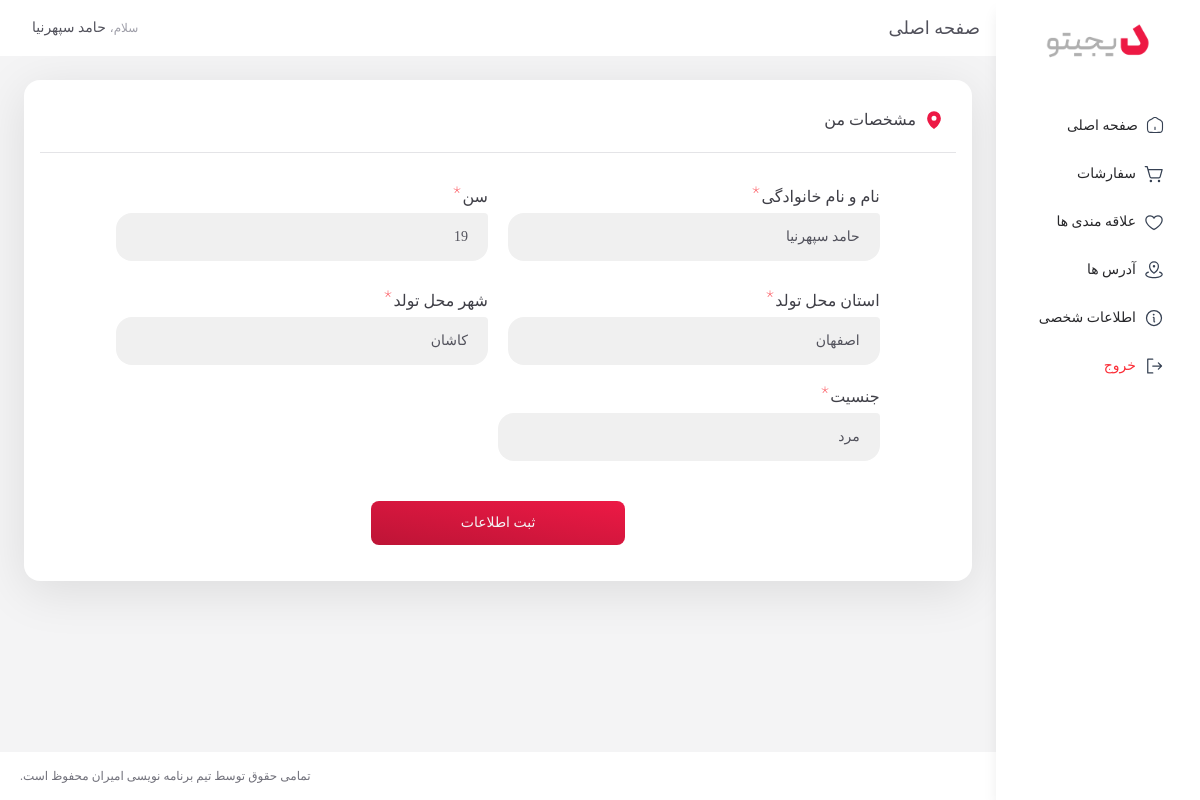
Before: /dashboard/details/ (signed in) with the older database file.
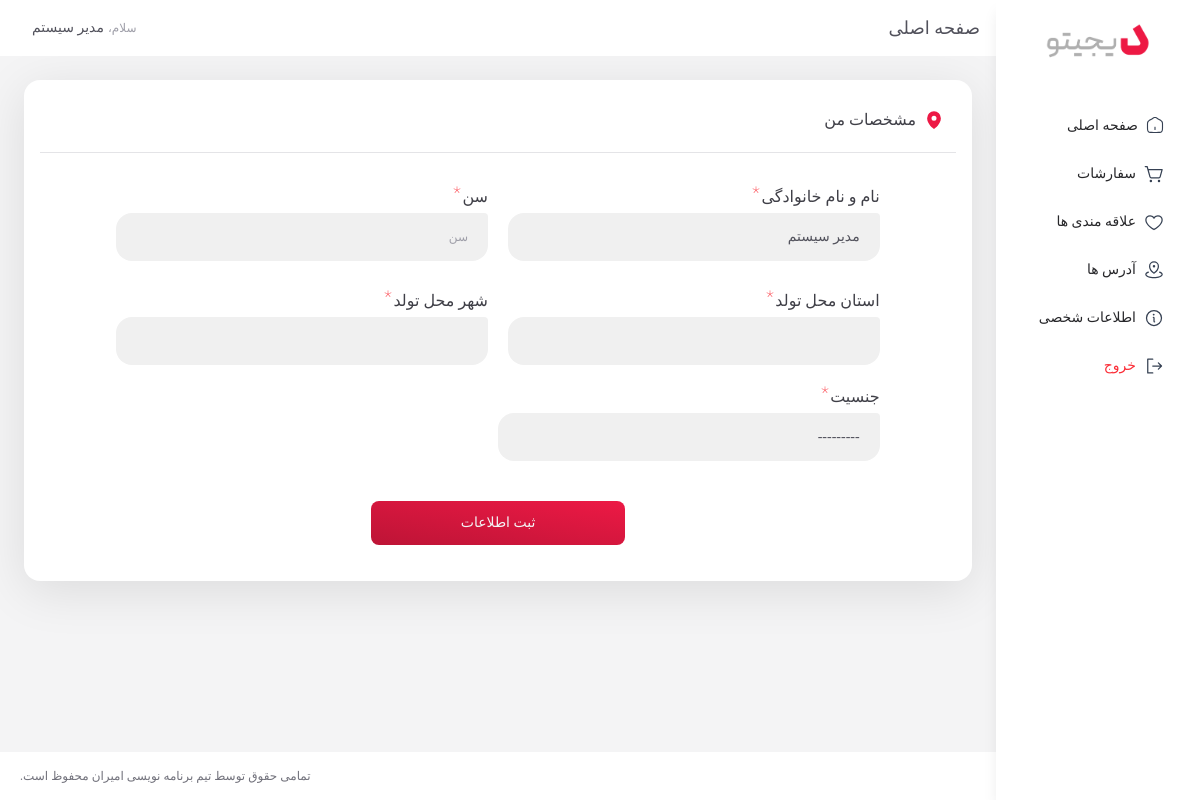
After: the same page with the newer database file.
### accounts/models.py (models this page shows, shortened)
class MyUser(AbstractBaseUser, PermissionsMixin):
    phone = models.CharField(max_length=20, unique=True, verbose_name="شماره تلفن")
    fullname = models.CharField(max_length=255, verbose_name="نام و نام خانوادگی", blank=True)
    age = models.PositiveSmallIntegerField(verbose_name="سن", null=True, blank=True)
    province = models.CharField(max_length=100, verbose_name="استان", blank=True)
    city = models.CharField(max_length=100, verbose_name="شهر", blank=True)
    gender_choices = (
        ('male', "مرد"),
        ('female', "زن")
    )
    gender = models.CharField(choices=gender_choices, null=True, blank=True, max_length=50, verbose_name="جنسیت")
    is_active = models.BooleanField(default=True, verbose_name="فعال است")
    is_admin = models.BooleanField(default=False, verbose_name="مدیر است")
    class Meta:
        verbose_name = "کاربر"
        verbose_name_plural = "کاربران"
        ordering = ['-id']
    objects = MyUserManager()
    USERNAME_FIELD = 'phone'
    REQUIRED_FIELDS = []

### accounts/views.py (the view, shortened to what this page needs)
# urls.py: path('dashboard/details/', views.UserDetailsView.as_view(), name='dashboard-details'),
class UserDetailsView(LoginRequiredMixin, UpdateView):
    model = MyUser
    form_class = CompleteProfileForm
    template_name = "accounts/dashboardDetails.html"
    success_url = reverse_lazy("home_page")
    def get_object(self, queryset=None):
        return self.request.user

### contex_processors/contex_processors.py (called while the page is built, shortened)
def cart_context(request):
    context = {
        'cart_items_count': 0,
        'cart_total_price': 0,
        'cart': None,
    }
    if request.user.is_authenticated:
        try:
            cart = Cart.objects.prefetch_related('items__product__images').get(user=request.user)
            context['cart'] = cart
            context['cart_items_count'] = cart.get_total_items()
            context['cart_total_price'] = cart.get_total_price()
        except Cart.DoesNotExist:
            pass
    return context

def categories_context(request):
    try:
        from products.models import Category
        categories = (
            Category.objects.filter(parent__isnull=True)
            .exclude(slug='')
            .prefetch_related(
                'children__children__children'  # تا سه سطح
            )
            .order_by('name')
        )
        return {'categories': categories}
    except Exception as e:
        import logging
        logging.error(f"Category context error: {e}")
        return {'categories': []}

def contact_info_context(request):
    try:
        from core.models import ContactInfo
        contact_info = ContactInfo.objects.filter(is_active=True).first()
        return {'contact_info': contact_info}
    except Exception:
        return {'contact_info': None}

def footer_context(request):
    try:
        from core.models import FooterLinkGroup, SocialMedia, FooterSettings
        footer_groups = FooterLinkGroup.objects.filter(is_active=True).prefetch_related('links').order_by('order')
        social_media = SocialMedia.objects.filter(is_active=True).order_by('order')
        footer_settings = FooterSettings.objects.filter(is_active=True).first()
        return {
            'footer_groups': footer_groups,
            'social_media': social_media,
            'footer_settings': footer_settings,
        }
    except Exception:
        return {
            'footer_groups': [],
            'social_media': [],
            'footer_settings': None,
        }

### accounts/templates/accounts/dashboardDetails.html (shortened to what this page needs)
{% extends 'accounts/dashboard_base.html' %}
{% load static %}
{% block content %}
    <main class="p-6 flex-1 overflow-y-auto">
        <div class="bg-white rounded-2xl min-h-80 h-auto shadow-custom p-4">
            <div class="px-2 md:px-3 pt-3 pb-5 mb-3 text-zinc-700 text-sm md:text-base flex items-center gap-x-2 border-b border-zinc-200">
                <svg class="fill-primary-500" fill="" height="20" viewbox="0 0 256 256" width="20"
                     xmlns="http://www.w3.org/2000/svg">
                    <path d="M128,16a88.1,88.1,0,0,0-88,88c0,75.3,80,132.17,83.41,134.55a8,8,0,0,0,9.18,0C136,236.17,216,179.3,216,104A88.1,88.1,0,0,0,128,16Zm0,56a32,32,0,1,1-32,32A32,32,0,0,1,128,72Z"></path>
                </svg>
                مشخصات من
            </div>
            <div class="lg:w-10/12 mx-auto py-5 text-sm md:text-base">
                <form method="post">
                <div class="sm:flex gap-x-5">
                    <div class="sm:w-1/2 mb-2 sm:mb-0 flex flex-col gap-y-1">
                        <label class="text-zinc-700 flex">
                            نام و نام خانوادگی
                        </label>
                            {{ form.fullname }}
                    </div>
                    <div class="sm:w-1/2 flex flex-col gap-y-1">
                        <label class="text-zinc-700 flex">
                            سن
                        </label>
                          {{ form.age }}
                    </div>
                </div>
                <div class="sm:flex gap-x-5 mt-7">
                    <div class="sm:w-1/2 mb-2 sm:mb-0 flex flex-col gap-y-1">
                        <label class="text-zinc-700 flex">
                            استان محل تولد
                        </label>
                         {{ form.province }}
                    </div>
                    <div class="sm:w-1/2 flex flex-col gap-y-1">
                        <label class="text-zinc-700 flex">
                            شهر محل تولد
                        </label>
                        {{ form.city }}
                    </div>
                </div>
                <div class="sm:flex gap-x-5 mt-5">
                    <div class="sm:w-1/2 mb-2 sm:mb-0 flex flex-col gap-y-1">
                        <label class="text-zinc-700 flex">
                            جنسیت
                        </label>
                        {{ form.gender }}
                    </div>
                </div>
                <button class="block text-center w-full md:w-4/12 mx-auto px-2 py-3 mt-10 text-sm bg-gradient-to-bl from-primary-500 to-primary-700 hover:opacity-80 transition text-gray-100 rounded-lg"
                   >
                    ثبت اطلاعات
                </button>
                    </form>
            </div>
        </div>
    </main>
{% endblock %}

### accounts/templates/accounts/dashboard_base.html (shortened to what this page needs)
{% load static %}
<!DOCTYPE html>
<html class="scroll-smooth" dir="rtl" lang="fa">
<head>
    <link href='{% static "./assets/css/main.css" %}' rel="stylesheet"/>
</head>
<body class="max-w-[1700px] mx-auto bg-zinc-100 flex flex-col min-h-screen relative">
<div class="z-20 fixed top-0 right-0 w-10/12 md:w-6/12 lg:w-[17%] h-screen bg-white shadow-lg transform translate-x-full lg:translate-x-0 transition-transform duration-300 ease-in-out"
     id="mobile-menu">
    <div class="p-5 flex flex-col gap-y-3 justify-center items-center">
        <div class="flex justify-center">
            <a href="/">
                <img alt="" class="max-w-24 md:max-w-28 h-fit" src='{% static "./assets/image/logo.png" %}'/>
            </a>
        </div>
    </div>
    <ul class="p-5 space-y-1 text-sm text-zinc-800 overflow-y-auto pb-48">
        <li>
            <a class="py-3 px-4 hover:bg-gradient-to-l hover:from-zinc-100 hover:to-transparent rounded-lg flex gap-x-2"
               href={% url 'dashboard' %}>
                صفحه اصلی
        </li>
        <li>
            <a class="py-3 px-4 hover:bg-gradient-to-l hover:from-zinc-100 hover:to-transparent rounded-lg flex gap-x-2"
               href={% url 'dashboard-orders' %}>
                سفارشات
        </li>
        <li>
            <a class="py-3 px-4 hover:bg-gradient-to-l hover:from-zinc-100 hover:to-transparent rounded-lg flex gap-x-2"
               href={% url 'dashboard-favorites' %}>
                علاقه مندی ها
        </li>
        <li>
            <a class="py-3 px-4 hover:bg-gradient-to-l hover:from-zinc-100 hover:to-transparent rounded-lg flex gap-x-2"
               href="{% url 'dashboard-address' %}">
                آدرس ها
            </a>
        </li>
        <li>
            <a class="py-3 px-4 hover:bg-gradient-to-l hover:from-zinc-100 hover:to-transparent rounded-lg flex gap-x-2"
               href={% url 'dashboard-details' %}>
                اطلاعات شخصی
        </li>
        <li>
            <a class="py-3 px-4 hover:bg-gradient-to-l hover:from-red-200 text-red-500 hover:text-red-600 hover:to-transparent rounded-lg flex gap-x-2 group"
               href={% url 'logout' %}>
                خروج
        </li>
    </ul>
</div>
<div class="w-full lg:w-[83%] mr-auto flex flex-col min-h-screen">
    <header class="bg-white w-full h-14 flex justify-between items-center px-4 shrink-0">
        <div class="flex gap-x-3 items-center">
            <div class="md:text-lg md:font-yekanBakhBold text-zinc-600">
                صفحه اصلی
            </div>
        </div>
        <div class="flex items-center cursor-pointer group relative hover:bg-zinc-100 transition px-4 py-2 rounded-lg">
<span class="flex items-center gap-x-1">
<span class="text-zinc-400 text-xs">
            سلام،
          </span>
<span class="text-zinc-600 text-sm">
            {{ request.user.fullname }}
          </span>
</span>
        </div>
    </header>
    {% block content %}
    {% endblock %}
<footer class="bg-white h-12 flex items-center justify-end px-5 w-full text-zinc-500 text-xs shrink-0">
        تمامی حقوق توسط تیم برنامه نویسی امیران محفوظ است.
    </footer>
    </div>
    </body>
    </html>

Changed rows visible on the page:
changed MyUser: user.fullname "حامد سپهرنیا" → "مدیر سیستم"; fullname "حامد سپهرنیا" → "مدیر سیستم"; age "19" → (not shown); province "اصفهان" → (not shown); city "کاشان" → (not shown); gender "مرد" → "---------"
